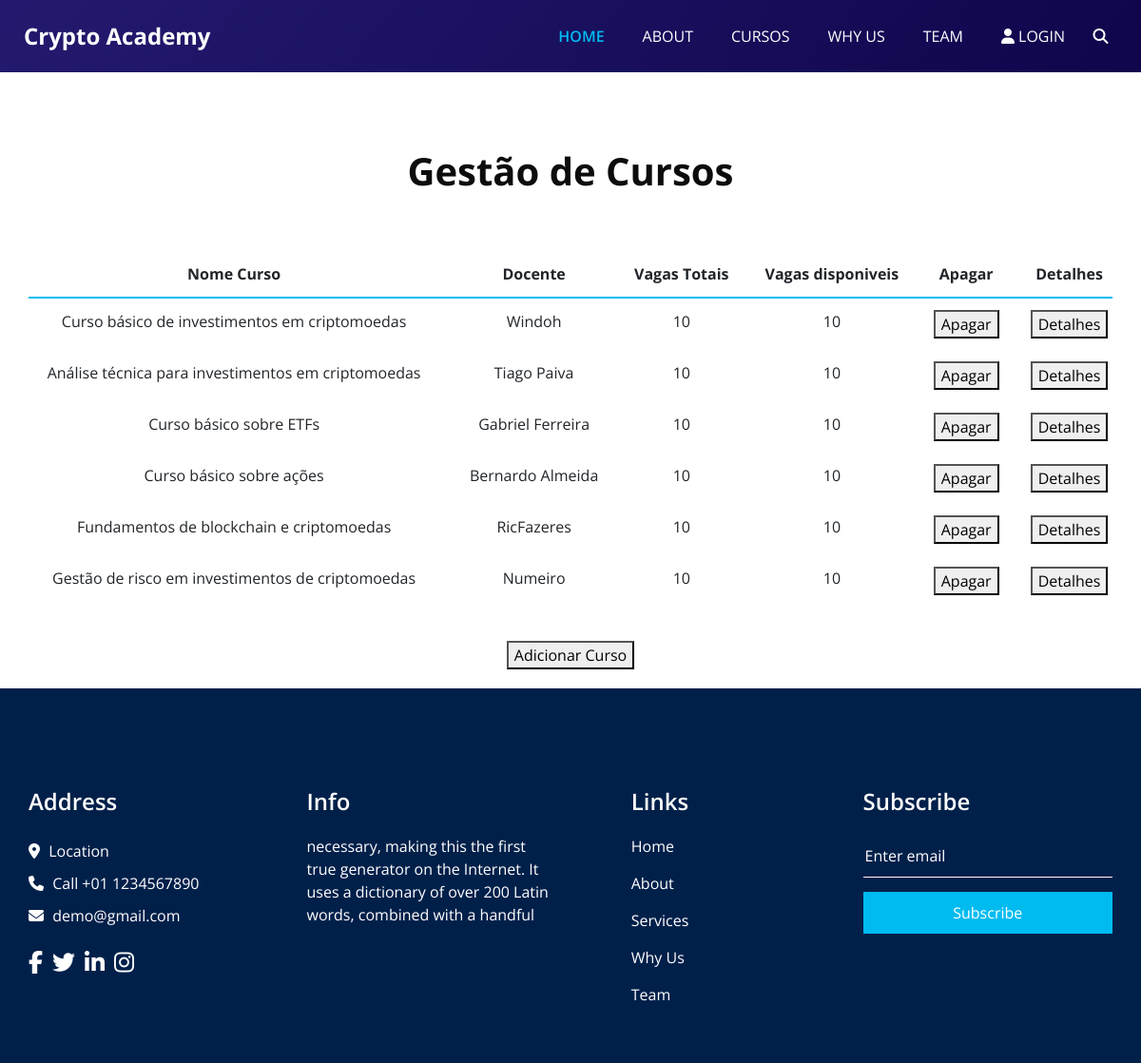
/paginas/gestaoCursos.php, run on the app's committed database.
### tables this page shows
CREATE TABLE `curso` (
                         `id_curso` int(11) NOT NULL,
                         `docente` varchar(100) NOT NULL,
                         `nome` varchar(50) NOT NULL,
                         `descricao` text NOT NULL,
                         `max_num` int(10) NOT NULL DEFAULT 10
);

### paginas/gestaoCursos.php (the view, shortened to what this page needs)
<?php
global $conn;
?>
    <!DOCTYPE html>
    <html>
    <head>
        <link rel="stylesheet" type="text/css" href="bootstrap.css" />
        <link rel="stylesheet" type="text/css" href="https://cdnjs.cloudflare.com/ajax/libs/OwlCarousel2/2.3.4/assets/owl.carousel.min.css" />
        <link href="font-awesome.min.css" rel="stylesheet" />
        <link href="style.css" rel="stylesheet" />
        <link href="responsive.css" rel="stylesheet" />
    </head>
    <body class="sub_page">
    <div class="hero_area">
        <header class="header_section">
            <div class="container-fluid">
                <nav class="navbar navbar-expand-lg custom_nav-container ">
                    <a class="navbar-brand" href="paginaPrincipal.php">
            <span>
              Crypto Academy
            </span>
                    </a>
                    <div class="collapse navbar-collapse" id="navbarSupportedContent">
                        <ul class="navbar-nav  ">
                            <li class="nav-item active">
                                <a class="nav-link" href="paginaPrincipal.php">Home <span class="sr-only">(current)</span></a>
                            </li>
                            <li class="nav-item">
                                <a class="nav-link" href="about.html"> About</a>
                            </li>
                            <li class="nav-item">
                                <a class="nav-link" href="cursos.php">Cursos</a>
                            </li>
                            <li class="nav-item">
                                <a class="nav-link" href="why.html">Why Us</a>
                            </li>
                            <li class="nav-item">
                                <a class="nav-link" href="team.html">Team</a>
                            </li>
                            <li class="nav-item">
                                <?php
                                if(isset($_SESSION["user"])){
                                    echo '<a class="nav-link" href="logout.php"> <i class="fa fa-user" aria-hidden="true"></i> Logout</a>';
                                }else{
                                    echo '<a class="nav-link" href="login.html"> <i class="fa fa-user" aria-hidden="true"></i> Login</a>';
                                }
                                ?>
                            </li>
                            <form class="form-inline">
                                <button class="btn  my-2 my-sm-0 nav_search-btn" type="submit">
                                    <i class="fa fa-search" aria-hidden="true"></i>
                                </button>
                            </form>
                        </ul>
                    </div>
                </nav>
            </div>
        </header>
    </div>
    <div class="heading_container heading_center" style="margin-top: 80px">
        <h2>
            Gestão de Cursos <span></span>
        </h2>
        <div class="container">
            <table class="table table-primary table-sortable" role="grid">
                <thead>
                <tr>
                    <th class="text-center header" scope="col" role="columnheader"><span>Nome Curso</span></th>
                    <th class="text-center header" scope="col" role="columnheader"><span>Docente</span></th>
                    <th class="text-center header" scope="col" role="columnheader"><span>Vagas Totais</span></th>
                    <th class="text-center header" scope="col" role="columnheader"><span>Vagas disponiveis</span></th>
                    <th class="text-center header" scope="col" role="columnheader"><span>Apagar</span></th>
                    <th class="text-center header" scope="col" role="columnheader"><span>Detalhes</span></th>
                </tr>
                </thead>
                <tbody>
                <div class="botoes_gest">
                    <?php
                    $sql = "SELECT * FROM curso";
                    $result = mysqli_query($conn, $sql);
                    if(mysqli_num_rows($result)>0){
                        while($row = mysqli_fetch_assoc($result)){
                            $nome = $row["nome"];
                            $docente = $row["docente"];
                            $max_num = $row["max_num"];
                            $id_curso = $row["id_curso"];
                            $sqlVagas = "SELECT COUNT(*) as total FROM util_curso WHERE curso = '$nome' AND aceite = 1";
                            $resultVagas = mysqli_query($conn, $sqlVagas);
                            if(mysqli_num_rows($resultVagas)>0){
                                $rowVagas = mysqli_fetch_assoc($resultVagas);
                                $vagas = $max_num - $rowVagas["total"];
                            }
                            echo "
                                    <tr>
                                        <td class='text-center'>$nome</td>
                                        <td class='text-center'>$docente</td>
                                        <td class='text-center'>$max_num</td>
                                        <td class='text-center'>$vagas</td>
                                        <td class='text-center'><a href='apagar.php?curso=$nome'><button>Apagar</button></a></td>
                                        <td class='text-center'><a href='gerirDados.php?curso=1&id_curso=$id_curso'><button>Detalhes</button></a></td>
                                    </tr>";
                        }
                    }
                    ?>
                </div>
                </tbody>
            </table>
            <a href="criarCurso.php"><button class="btn-curso" style="margin: 20px">Adicionar Curso</button></a>
        </div>
    </div>
    <section class="info_section layout_padding2">
        <div class="container">
            <div class="row">
                <div class="col-md-6 col-lg-3 info_col">
                    <div class="info_contact">
                        <h4>
                            Address
                        </h4>
                        <div class="contact_link_box">
                            <a href="">
                                <i class="fa fa-map-marker" aria-hidden="true"></i>
                                <span>
                  Location
                </span>
                            </a>
                            <a href="">
                                <i class="fa fa-phone" aria-hidden="true"></i>
                                <span>
                  Call +01 1234567890
                </span>
                            </a>
                            <a href="">
                                <i class="fa fa-envelope" aria-hidden="true"></i>
                                <span>
                  demo@gmail.com
                </span>
                            </a>
                        </div>
                    </div>
                    <div class="info_social">
                        <a href="">
                            <i class="fa fa-facebook" aria-hidden="true"></i>
                        </a>
                        <a href="">
                            <i class="fa fa-twitter" aria-hidden="true"></i>
                        </a>
                        <a href="">
                            <i class="fa fa-linkedin" aria-hidden="true"></i>
                        </a>
                        <a href="">
                            <i class="fa fa-instagram" aria-hidden="true"></i>
                        </a>
                    </div>
                </div>
                <div class="col-md-6 col-lg-3 info_col">
                    <div class="info_detail">
                        <h4>
                            Info
                        </h4>
                        <p>
                            necessary, making this the first true generator on the Internet. It uses a dictionary of over 200 Latin words, combined with a handful
                        </p>
                    </div>
                </div>
                <div class="col-md-6 col-lg-2 mx-auto info_col">
                    <div class="info_link_box">
                        <h4>
                            Links
                        </h4>
                        <div class="info_links">
                            <a class="active" href="paginaPrincipal.php">
                                Home
                            </a>
                            <a class="" href="about.html">
                                About
                            </a>
                            <a class="" href="cursos.php">
                                Services
                            </a>
                            <a class="" href="why.html">
                                Why Us
                            </a>
                            <a class="" href="team.html">
                                Team
                            </a>
                        </div>
                    </div>
                </div>
                <div class="col-md-6 col-lg-3 info_col ">
                    <h4>
                        Subscribe
                    </h4>
                    <form action="#">
                        <input type="text" placeholder="Enter email" />
                        <button type="submit">
                            Subscribe
                        </button>
                    </form>
                </div>
            </div>
        </div>
    </section>
    </body>
    </html>

### paginas/style.css (style rules this page uses)
body { font-family: "Open Sans", sans-serif; color: #0c0c0c; background-color: #ffffff; overflow-x: hidden; }
.layout_padding2 { padding: 75px 0; }
.heading_container { display: -webkit-box; display: -ms-flexbox; display: flex; -webkit-box-orient: vertical; -webkit-box-direction: normal; -ms-flex-direction: column; flex-direction: column; -webkit-box-align: start; -ms-flex-align: start; align-items: flex-start; }
.heading_container h2 { position: relative; font-weight: bold; font-size: 40px; margin-bottom: 0; }
.heading_container.heading_center { -webkit-box-align: center; -ms-flex-align: center; align-items: center; text-align: center; }
a, a:hover, a:focus { text-decoration: none; }
.btn, .btn:focus { outline: none !important; -webkit-box-shadow: none; box-shadow: none; }
.hero_area { position: relative; min-height: 100vh; display: -webkit-box; display: -ms-flexbox; display: flex; -webkit-box-orient: vertical; -webkit-box-direction: normal; -ms-flex-direction: column; flex-direction: column; }
.sub_page .hero_area { min-height: auto; background: linear-gradient(130deg, #231a6f, #0f054c); }
.header_section { padding: 15px 0; }
.header_section .container-fluid { padding-right: 25px; padding-left: 25px; }
.navbar-brand span { font-weight: bold; font-size: 24px; color: #ffffff; }
.custom_nav-container { padding: 0; }
.custom_nav-container .navbar-nav { margin-left: auto; }
.custom_nav-container .navbar-nav .nav-item .nav-link { padding: 5px 20px; color: #ffffff; text-align: center; text-transform: uppercase; border-radius: 5px; -webkit-transition: all 0.3s; transition: all 0.3s; }
.custom_nav-container .navbar-nav .nav-item:hover .nav-link, .custom_nav-container .navbar-nav .nav-item.active .nav-link { color: #00bbf0; }
.custom_nav-container .navbar-nav .nav-item.active .nav-link { font-weight: 600; }
.custom_nav-container .nav_search-btn { width: 35px; height: 35px; padding: 0; border: none; color: #ffffff; }
.info_section { background-color: #00204a; color: #ffffff; padding: 45px 0 15px 0; }
.info_section h4 { font-weight: 600; margin-bottom: 20px; }
.info_section .info_col { margin-bottom: 30px; }
.info_section .info_contact .contact_link_box { display: -webkit-box; display: -ms-flexbox; display: flex; -webkit-box-orient: vertical; -webkit-box-direction: normal; -ms-flex-direction: column; flex-direction: column; }
.info_section .info_contact .contact_link_box a { margin: 5px 0; color: #ffffff; }
.info_section .info_contact .contact_link_box a i { margin-right: 5px; }
.info_section .info_social { display: -webkit-box; display: -ms-flexbox; display: flex; margin-top: 20px; margin-bottom: 10px; }
.info_section .info_social a { display: -webkit-box; display: -ms-flexbox; display: flex; -webkit-box-pack: center; -ms-flex-pack: center; justify-content: center; -webkit-box-align: center; -ms-flex-align: center; align-items: center; color: #ffffff; border-radius: 100%; margin-right: 10px; font-size: 24px; }
.info_section .info_links { display: -webkit-box; display: -ms-flexbox; display: flex; -webkit-box-orient: vertical; -webkit-box-direction: normal; -ms-flex-direction: column; flex-direction: column; -ms-flex-wrap: wrap; flex-wrap: wrap; }
.info_section .info_links a { display: -webkit-box; display: -ms-flexbox; display: flex; -webkit-box-align: center; -ms-flex-align: center; align-items: center; margin-bottom: 15px; color: #ffffff; }
.info_section form input { border: none; border-bottom: 1px solid #ffffff; background-color: transparent; width: 100%; height: 45px; color: #ffffff; outline: none; }
.info_section form input::placeholder { color: #ffffff; }
.info_section form button { width: 100%; text-align: center; display: inline-block; padding: 10px 55px; background-color: #00bbf0; color: #ffffff; border-radius: 0; -webkit-transition: all 0.3s; transition: all 0.3s; border: none; margin-top: 15px; }
.container { margin-top: 5%; }

### paginas/responsive.css (style rules this page uses)
@media (min-width: 1200px) { .container { max-width: 1170px; } }

### data on the page
curso: nome "Curso básico de investimentos em criptomoedas", docente "Windoh", max_num "10"
curso: nome "Análise técnica para investimentos em criptomoedas", docente "Tiago Paiva", max_num "10"
curso: nome "Curso básico sobre ETFs", docente "Gabriel Ferreira", max_num "10"
curso: nome "Curso básico sobre ações", docente "Bernardo Almeida", max_num "10"
curso: nome "Fundamentos de blockchain e criptomoedas", docente "RicFazeres", max_num "10"
curso: nome "Gestão de risco em investimentos de criptomoedas", docente "Numeiro", max_num "10"
